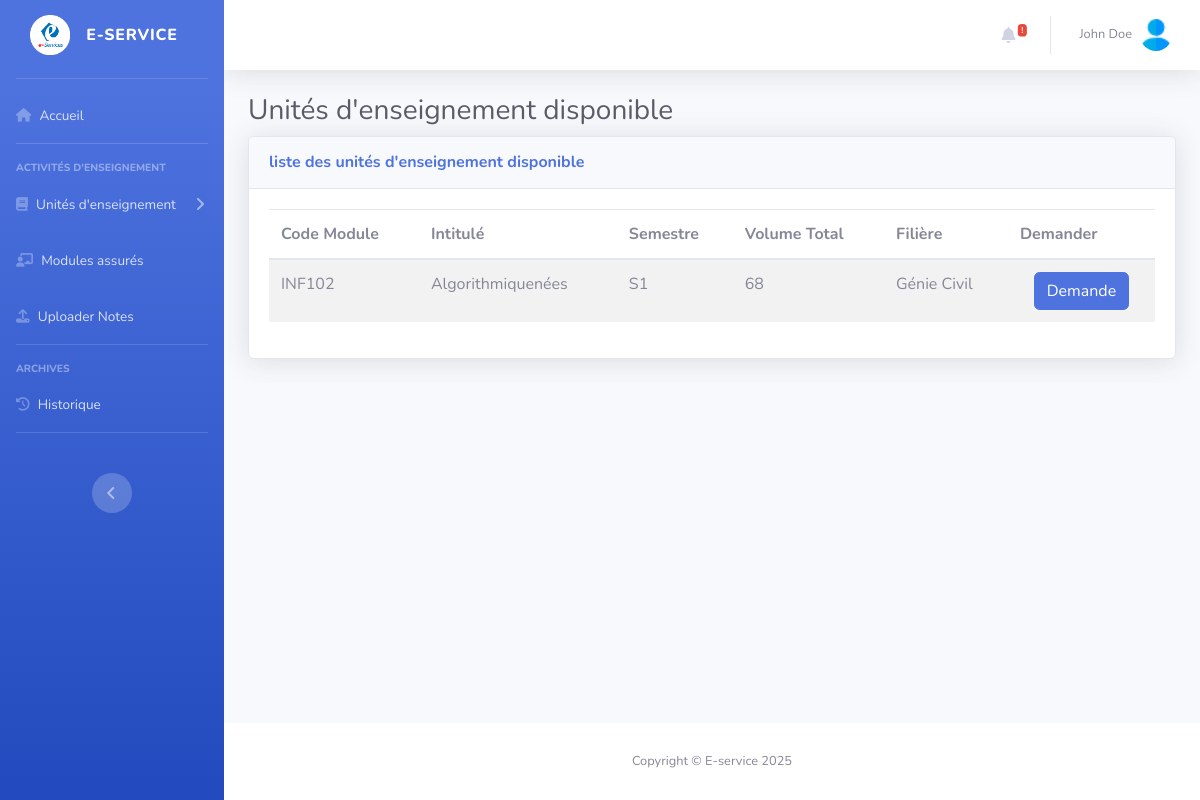
The page /Views/ProfViews/demUe.php (signed in) on the database as committed earlier.
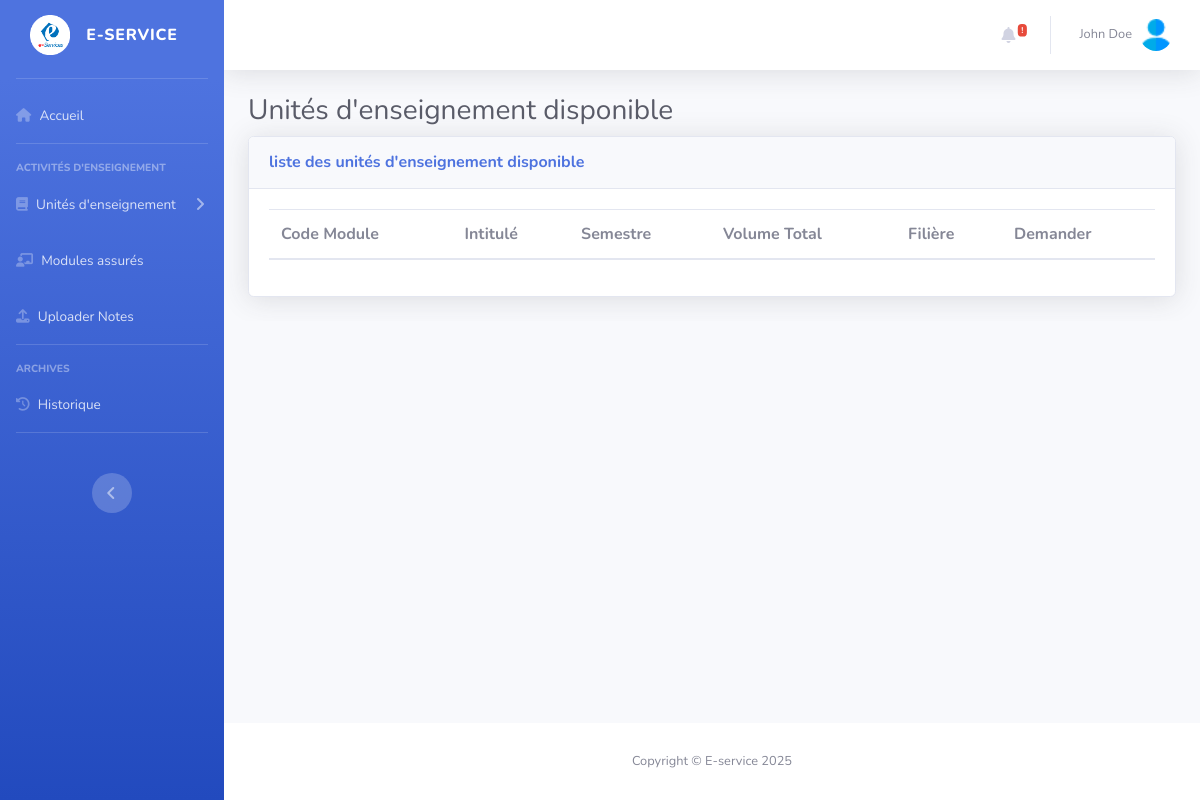
The same page on the database as committed later.
### tables this page shows
CREATE TABLE `units` (
  `id` int(11) NOT NULL,
  `code_module` varchar(10) NOT NULL,
  `intitule` varchar(100) NOT NULL,
  `semestre` varchar(2) NOT NULL,
  `credits` decimal(11,2) NOT NULL,
  `speciality` varchar(50) NOT NULL,
  `departement_id` int(11) NOT NULL,
  `id_filiere` int(11) NOT NULL,
  `statut` tinyint(4) NOT NULL DEFAULT 0,
  `date_creation` datetime NOT NULL DEFAULT current_timestamp()
);

CREATE TABLE `volumehorraire` (
  `id_unit` int(11) NOT NULL,
  `Cours` int(11) NOT NULL,
  `TD` int(11) NOT NULL,
  `TP` int(11) NOT NULL,
  `Autre` int(11) NOT NULL,
  `Evaluation` int(11) NOT NULL,
  `VolumeTotal` int(11) GENERATED ALWAYS AS (`Cours` + `TD` + `TP` + `Autre` + `Evaluation`) STORED
);

CREATE TABLE `filieres` (
  `id` int(11) NOT NULL,
  `label` varchar(100) NOT NULL,
  `acronym` varchar(10) NOT NULL,
  `id_departement` int(11) NOT NULL
);

### Model/database.php (called while the page is built, shortened)
<?php
    function dataBaseConnection(){
        try{
            $pdo=new PDO('mysql:host=localhost;dbname=EserviceDB;port=3306;charset=utf8','root','',array(PDO::ATTR_ERRMODE=>PDO::ERRMODE_EXCEPTION));
        }catch(Exception $e){
            echo $e->getMessage();
        }
        return $pdo;
    }
    function GetFromDb($query,$values,$fetchAll=true){
        try {
            $pdo=dataBaseConnection();
            $stmt=$pdo->prepare($query);
            if (is_array($values)){
                $stmt->execute($values);
            }else{
                $stmt->execute([$values]);
            }
            if($fetchAll){
                $data=$stmt->fetchAll(PDO::FETCH_ASSOC);
            }else{
                $data=$stmt->fetch(PDO::FETCH_ASSOC);
            }
                return $data;
        } catch (Exception $e) {
            error_log("Error : " . $e->getMessage());
            return false;
        }
    }

### Views/ProfViews/demUe.php (the view, shortened to what this page needs)
<?php
    $data=GetFromDb("SELECT * FROM utilisateurs WHERE id=? ;",$_SESSION['id'],false);
    $units=GetFromDb("SELECT * FROM units WHERE departement_id=? AND statut=0 ;",$data['id_departement']);
?>
    <div id="wrapper">
    <?php require_once "../include/navBars/ProfNav.php";?>
    <?php require_once "../include/header.php";?>
        <div id="content-wrapper" class="d-flex flex-column">
            <div id="content">
                <div class="container-fluid">
                    <h1 class="h3 mb-2 text-gray-800">Unités d'enseignement disponible</h1>
                    <div class="card shadow mb-4">
                        <div class="card-header py-3 d-flex justify-content-between align-items-center">
                            <h6 class="m-0 font-weight-bold text-primary">liste des unités d'enseignement disponible</h6>
                        </div>
                        <div class="card-body">
                            <div class="table-responsive">
                    <table class="table table-striped">
                            <thead>
                                <tr>
                                    <th rowspan="2">Code Module</th>
                                    <th rowspan="2">Intitulé</th>
                                    <th rowspan="2">Semestre</th>
                                    <th rowspan="2">Volume Total</th>
                                    <th rowspan="2">Filière</th>
                                    <th rowspan="2">Demander</th>
                                </tr>
                            </thead>
                            <tbody>
                                    <?php foreach($units as $unit){
                                            $filiere = GetFromDb("SELECT * FROM filieres WHERE id=? ;",$unit['id_filiere'],false);
                                            $hours=GetFromDb('SELECT * FROM volumehorraire WHERE id_unit=?;',$unit['id'],false);
                                            $VolumeTotal = $hours['VolumeTotal'] ?? 0;
                                    ?>
                                        <tr>
                                            <td><?php echo $unit['code_module'];?></td>
                                            <td><?php echo $unit['intitule'];?></td>
                                            <td><?php echo $unit['semestre'];?></td>
                                            <td><?php echo $VolumeTotal;?></td>
                                            <td>
                                                <?php echo ($filiere && isset($filiere['label'])) ? $filiere['label'] : ''; ?>
                                            </td>
                                            <td class="text-center">
                                                    <a href="demandeUE.php?id=<?=$unit['id']?>" class="btn btn-primary ">Demande</a>
                                            </td>
                                        </tr>
                                       <?php }?>
                                    </tbody>
                </table>
                            </div>
                        </div>
                    </div>
                </div>
            </div>
        </div>
    </div>
    <?php require_once "../include/footer.php";?>
<?php
    include_once "../dashboards.php";
?>

Rows that differ between the two databases and show on the page:
removed units: code_module "INF102", intitule "Algorithmiquenées", semestre "S1", volumehorraire.VolumeTotal "68", id_filiere.label "Génie Civil"
